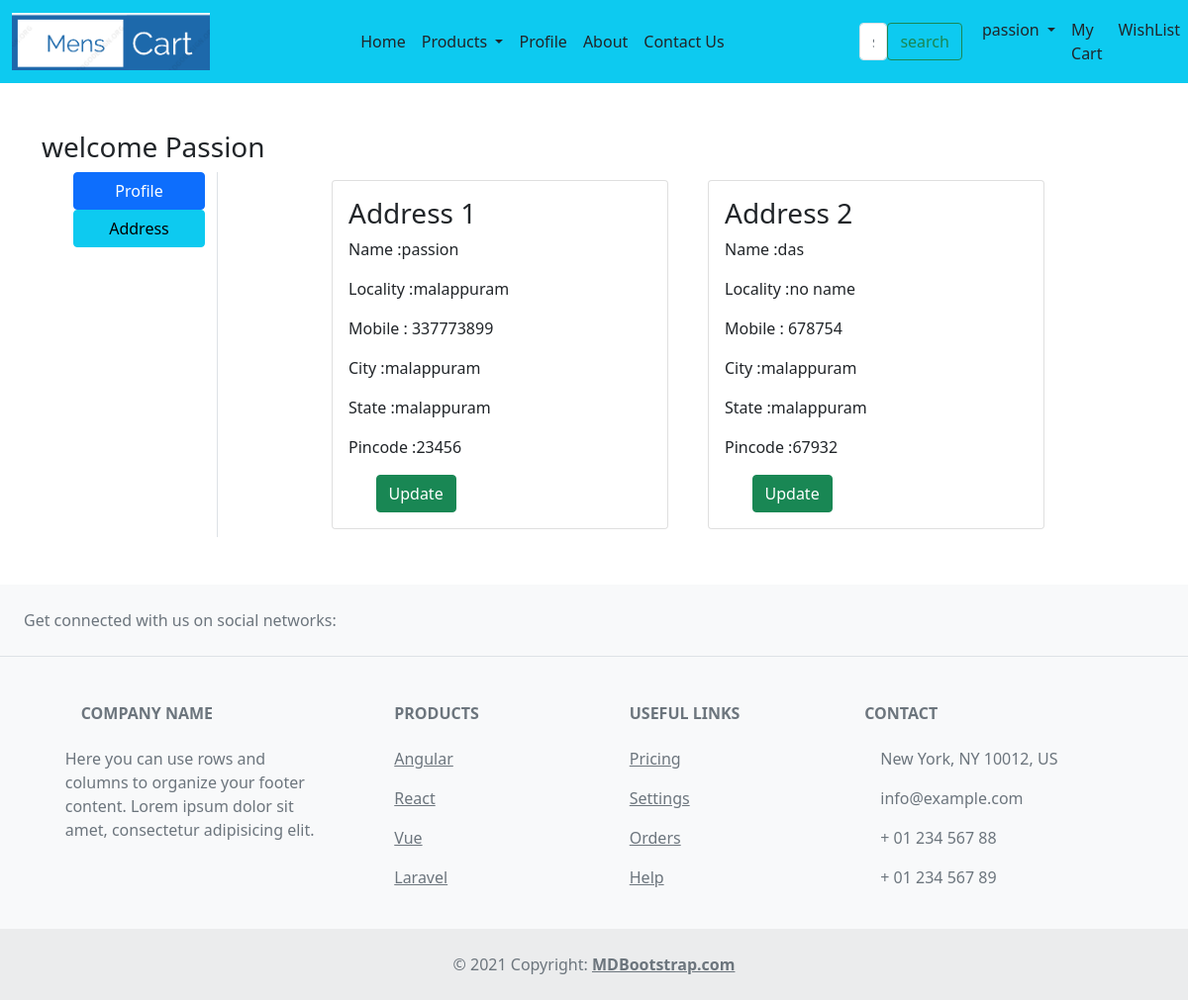
Screenshot of /address (signed in) with the database file from the repository.
### passionapp/models.py (models this page shows, shortened)
class Customer(models.Model):
    user = models.ForeignKey(User,on_delete=models.CASCADE)
    name = models.CharField(max_length=200)
    locality = models.CharField(max_length=200)
    city = models.CharField(max_length=50)
    mobile = models.IntegerField(default=0)
    zipcode = models.IntegerField()
    state = models.CharField(choices= STATE_CHOICES,max_length=100)

### passionapp/views.py (the view)
# urls.py: path('address',views.address,name='address'),
def address(request):
    add = Customer.objects.filter(user=request.user)
    return render(request,'address.html',locals())

### passionapp/templates/address.html (shortened to what this page needs)
{% extends 'nav.html' %}
{% load static %}
{% block content %}
<div class="container my-5">
    <div class="row">
        <h3>welcome <span class="text-capitalize">{{ request.user }}</span></h3>
      <div class="col-sm-2 border-end">
        <ul class="list_unstyled">
            <li class="d-grid"><a href="{% url 'profile' %}" class="btn btn-primary">Profile</a></li>
            <li class="d-grid "><a href="{% url 'address' %}" class="btn btn-info">Address</a></li>
        </ul>
      </div>
      <div class="col-sm-8 offset-sm-1">
        <div class="row">
            {% for ad in add %}
            <div class="col-sm-6">
                <div class="card m-2">
                    <div class="card-body">
                        <h3>Address {{ forloop.counter }}</h3>
                        <p>Name :{{ ad.name }}</p>
                        <p>Locality :{{ ad.locality }}</p>
                        <p>Mobile : {{ ad.mobile }}</p>
                        <p>City :{{ ad.city }}</p>
                        <p>State :{{ ad.city }}</p>
                        <p>Pincode :{{ ad.zipcode }}</p>
                        <div class="row ">
                            <div class="col-sm-8 offset-sm-1">
                                     <a href="{% url 'updateAddress' pk=ad.id %}" type="button" class="btn btn-success">Update</a>
                                 </div>
                             </div>
                    </div>
                </div>
            </div>
            {% endfor %}
        </div>
      </div>
    </div>
</div>
{% endblock %}

### passionapp/templates/nav.html (shortened to what this page needs)
{% load static %}
<!DOCTYPE html>
<html lang="en">
<head>
    <link href="https://cdn.jsdelivr.net/npm/bootstrap@5.0.2/dist/css/bootstrap.min.css" rel="stylesheet">
</head>
<body>
    <nav class="navbar  navbar-expand-md  bg-info ">
      <div class="container">
        <a  class="navbar-brand" href="{% url 'home' %}"> <img src="{% static '/images/menscart.png' %}" alt="" width="200px"> </a>
         <div class="collapse navbar-collapse justify-content-center col-md-8 navbar-collapse-3">
            <ul class="navbar-nav justify-content-center  ">
          {% if request.user.is_authenticated %}
              <li class="nav-item">
                <a class="nav-link text-dark fa fa-fw fa-home" href="{% url 'home' %}">Home</a>
              </li>
              <li class="nav-item dropdown">
                <a class="nav-link dropdown-toggle text-dark" href="#"  role="button" data-bs-toggle="dropdown"  aria-expanded="false">
                  Products
                </a>
              </li>
              <li class="nav-item">
                <a class="nav-link text-dark" href="{% url 'profile' %}">Profile</a>
              </li>
               <li class="nav-item">
                <a class="nav-link text-dark" href="{% url 'about' %}">About</a>
              </li>
              <li class="nav-item">
                <a class="nav-link text-dark" href="{% url 'contact' %}">Contact Us</a>
              </li>
            </ul>
          </div>
          <input type="text" name="searchdata" id="search" class="form-control-4 border border-right-0 form-control mb-2 my-2" placeholder="search here">
                  <span class="input-group-append">
                      <button class=" btn btn-outline-success ">search</button>
                  </span></div>
          <ul class="navbar-nav me-auto mb-2 mb-lg-0">
            <li class="nav-item dropdown">
              <a class="nav-link dropdown-toggle text-dark" href="#"  role="button" data-bs-toggle="dropdown"  aria-expanded="false">
                {{ request.user }}
              </a>
            </li>
            <li class="nav-item">
              <a class="nav-link text-dark" href="">My Cart</a>
            </li>
             <li class="nav-item">
              <a class="nav-link text-dark" href="">WishList</a>
            </li>
          {% endif %}
          </ul>
      </nav>
</body>
</html>
{% block content %}{% endblock %}
<footer class="text-center text-lg-start bg-light text-muted">
  <section class="d-flex justify-content-center justify-content-lg-between p-4 border-bottom">
    <div class="me-5 d-none d-lg-block">
      <span>Get connected with us on social networks:</span>
    </div>
    <div>
    </div>
  </section>
  <section class="">
    <div class="container text-center text-md-start mt-5">
      <div class="row mt-3">
        <div class="col-md-3 col-lg-4 col-xl-3 mx-auto mb-4">
          <h6 class="text-uppercase fw-bold mb-4">
            Company name
          </h6>
          <p>
            Here you can use rows and columns to organize your footer content. Lorem ipsum
            dolor sit amet, consectetur adipisicing elit.
          </p>
        </div>
        <div class="col-md-2 col-lg-2 col-xl-2 mx-auto mb-4">
          <h6 class="text-uppercase fw-bold mb-4">
            Products
          </h6>
          <p>
            <a href="#!" class="text-reset">Angular</a>
          </p>
          <p>
            <a href="#!" class="text-reset">React</a>
          </p>
          <p>
            <a href="#!" class="text-reset">Vue</a>
          </p>
          <p>
            <a href="#!" class="text-reset">Laravel</a>
          </p>
        </div>
        <div class="col-md-3 col-lg-2 col-xl-2 mx-auto mb-4">
          <h6 class="text-uppercase fw-bold mb-4">
            Useful links
          </h6>
          <p>
            <a href="#!" class="text-reset">Pricing</a>
          </p>
          <p>
            <a href="#!" class="text-reset">Settings</a>
          </p>
          <p>
            <a href="#!" class="text-reset">Orders</a>
          </p>
          <p>
            <a href="#!" class="text-reset">Help</a>
          </p>
        </div>
        <div class="col-md-4 col-lg-3 col-xl-3 mx-auto mb-md-0 mb-4">
          <h6 class="text-uppercase fw-bold mb-4">Contact</h6>
          <p> New York, NY 10012, US</p>
          <p>
            info@example.com
          </p>
          <p> + 01 234 567 88</p>
          <p> + 01 234 567 89</p>
        </div>
      </div>
    </div>
  </section>
  <div class="text-center p-4" style="background-color: rgba(0, 0, 0, 0.05);">
    © 2021 Copyright:
    <a class="text-reset fw-bold" href="https://mdbootstrap.com/">MDBootstrap.com</a>
  </div>
</footer>

### rows the page displays
Customer: name "passion", locality "malappuram", mobile "337773899", city "malappuram", zipcode "23456"
Customer: name "das", locality "no name", mobile "678754", city "malappuram", zipcode "67932"

### other values shown
{{ request.user }} "passion"
{{ request.user }} "Passion"
